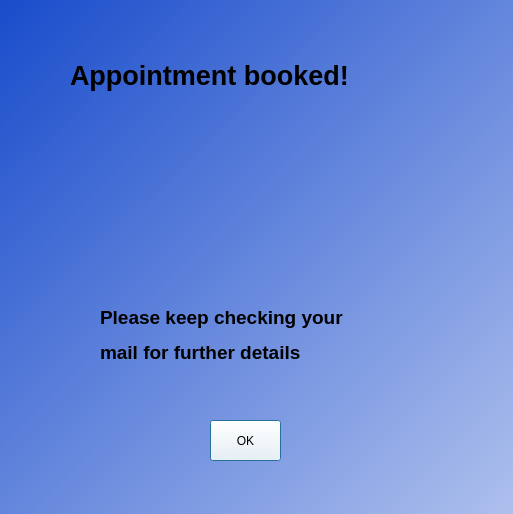
<?xml version="1.0" encoding="UTF-8"?>
<ui version="4.0">
 <class>Dialog</class>
 <widget class="QDialog" name="Dialog">
  <property name="geometry">
   <rect>
    <x>0</x>
    <y>0</y>
    <width>513</width>
    <height>514</height>
   </rect>
  </property>
  <property name="windowTitle">
   <string>Dialog</string>
  </property>
  <property name="styleSheet">
   <string notr="true"/>
  </property>
  <widget class="QLabel" name="label_2">
   <property name="geometry">
    <rect>
     <x>590</x>
     <y>150</y>
     <width>111</width>
     <height>111</height>
    </rect>
   </property>
   <property name="styleSheet">
    <string notr="true"> image :url(:/newPrefix/TICK_IMG.jpg)</string>
   </property>
   <property name="text">
    <string>&lt;html&gt;&lt;head/&gt;&lt;body&gt;&lt;p&gt;&lt;br/&gt;&lt;/p&gt;&lt;/body&gt;&lt;/html&gt;</string>
   </property>
  </widget>
  <widget class="QWidget" name="widget" native="true">
   <property name="geometry">
    <rect>
     <x>-10</x>
     <y>0</y>
     <width>800</width>
     <height>800</height>
    </rect>
   </property>
   <property name="styleSheet">
    <string notr="true">QWidget#widget{background-color: qlineargradient(spread:pad, x1:0, y1:0, x2:1, y2:1, stop:0 rgba(24, 75, 203, 255), stop:1 rgba(255, 255, 255, 255));}</string>
   </property>
   <widget class="QLabel" name="label">
    <property name="geometry">
     <rect>
      <x>80</x>
      <y>40</y>
      <width>371</width>
      <height>71</height>
     </rect>
    </property>
    <property name="text">
     <string>&lt;html&gt;&lt;head/&gt;&lt;body&gt;&lt;p&gt;&lt;span style=&quot; font-size:20pt; font-weight:600;&quot;&gt;Appointment booked!&lt;/span&gt;&lt;/p&gt;&lt;/body&gt;&lt;/html&gt;</string>
    </property>
   </widget>
   <widget class="QPushButton" name="ok">
    <property name="geometry">
     <rect>
      <x>220</x>
      <y>420</y>
      <width>71</width>
      <height>41</height>
     </rect>
    </property>
    <property name="styleSheet">
     <string notr="true">font: 75 12pt &quot;MS Shell Dlg 2&quot;;
background-color: rgb(255, 255, 255);</string>
    </property>
    <property name="text">
     <string>OK</string>
    </property>
   </widget>
   <widget class="QWidget" name="widget_2" native="true">
    <property name="geometry">
     <rect>
      <x>200</x>
      <y>160</y>
      <width>111</width>
      <height>101</height>
     </rect>
    </property>
    <property name="styleSheet">
     <string notr="true">background-image: url(:/newPrefix/Downloads/tick2.png);
background-image: url(:/newPrefix/tick2.png);</string>
    </property>
   </widget>
   <widget class="QLabel" name="label_3">
    <property name="geometry">
     <rect>
      <x>110</x>
      <y>290</y>
      <width>341</width>
      <height>91</height>
     </rect>
    </property>
    <property name="text">
     <string>&lt;html&gt;&lt;head/&gt;&lt;body&gt;&lt;p&gt;&lt;span style=&quot; font-size:14pt; font-weight:600;&quot;&gt;Please keep checking your &lt;/span&gt;&lt;/p&gt;&lt;p&gt;&lt;span style=&quot; font-size:14pt; font-weight:600;&quot;&gt;mail for further details&lt;/span&gt;&lt;/p&gt;&lt;/body&gt;&lt;/html&gt;</string>
    </property>
   </widget>
  </widget>
 </widget>
 <resources>
  <include location="appoint.qrc"/>
 </resources>
 <connections/>
</ui>
